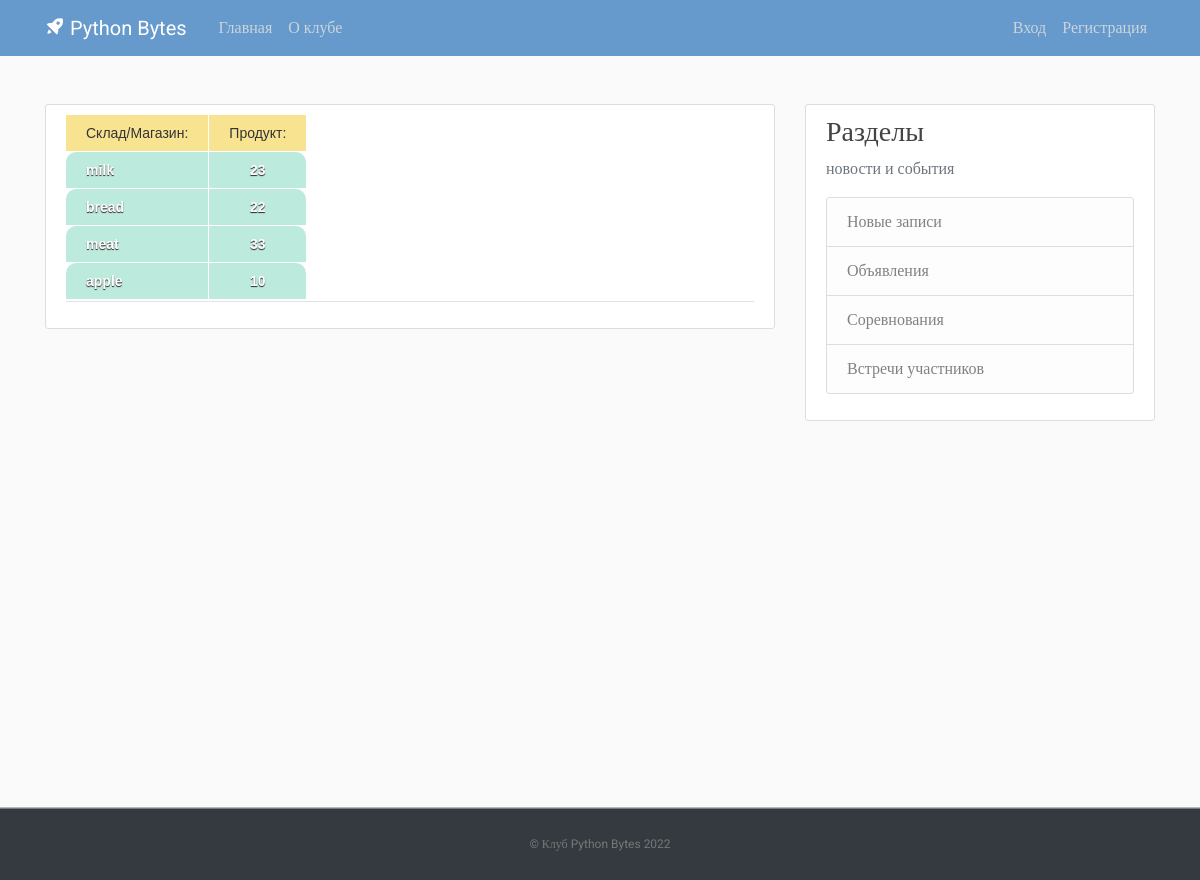
Page /sklad/ on the committed database.
### blog/models.py (models this page shows, shortened)
class Good(models.Model):
    title = models.CharField(max_length=100, db_index=True)
    measure_unit = models.ForeignKey('Measure', on_delete=models.PROTECT)

### blog/views.py (the view)
# urls.py: path('sklad/', views.sklad, name='blog-sklad'),
def sklad(request):
    prods = Good.objects.all()
    list_prod = []
    for prod in prods:
        print(prod.title)
        q_sum = Stock.objects.filter(good_id=prod)
        qq_sum = q_sum.aggregate(Sum('quantity_stock'))
        print(qq_sum)
        list_prod.append({
            'name_prod' : prod.title,
            'qq_sum' : qq_sum['quantity_stock__sum']
            })
    print(list_prod)
    context = {
        'prods': list_prod
    }
    return render(request, 'blog/sklad.html', context)

### blog/templates/blog/sklad.html (shortened to what this page needs)
{% extends "blog/base.html" %}
{% block content %}
        <article class="media content-section">
          <div class="media-body">
            <div class="article-metadata">
                <table class="rounded">
                    <td>Склад/Магазин:</td>
                    <td>Продукт:</td>
                    {% for prod in prods %}<tr>
                        <th>{{ prod.name_prod }}</th>
                        <th>{{ prod.qq_sum }}</th>
                    {% endfor %}
                    </tr>
                  </table>
            </div>
          </div>
        </article>
{% endblock content %}

### blog/static/blog/main.css (style rules this page uses)
﻿body, html { width:100%; height:100% }
body { margin:0; padding:0; background: #fafafa; color: #333333; margin-top: 5rem; font-family:Roboto; }
.content-section { background: #ffffff; padding: 10px 20px; border: 1px solid #dddddd; border-radius: 3px; margin-bottom: 20px; }
.article-metadata { padding-bottom: 1px; margin-bottom: 4px; border-bottom: 1px solid #e3e3e3 }

### blog/static/blog/table.css (style rules this page uses)
.rounded { font-family: "Lucida Sans Unicode", "Lucida Grande", Sans-Serif; font-size: 14px; border-radius: 10px; border-spacing: 0; text-align: center; }
.rounded th { background: #BCEBDD; color: white; text-shadow: 0 1px 1px #2D2020; padding: 10px 20px; }
.rounded th, .rounded td { border-style: solid; border-width: 0 1px 1px 0; border-color: white; }
.rounded th:first-child, .rounded td:first-child { text-align: left; }
.rounded th:first-child { border-top-left-radius: 10px; }
.rounded th:last-child { border-top-right-radius: 10px; border-right: none; }
.rounded td { padding: 10px 20px; background: #F8E391; }
.rounded tr td:last-child { border-right: none }

### rows in the picture
Good: name_prod "milk"
Good: name_prod "bread"
Good: name_prod "meat"
Good: name_prod "apple"

### other values in the picture
{{ prod.qq_sum }} "23" "22" "33" "10"
